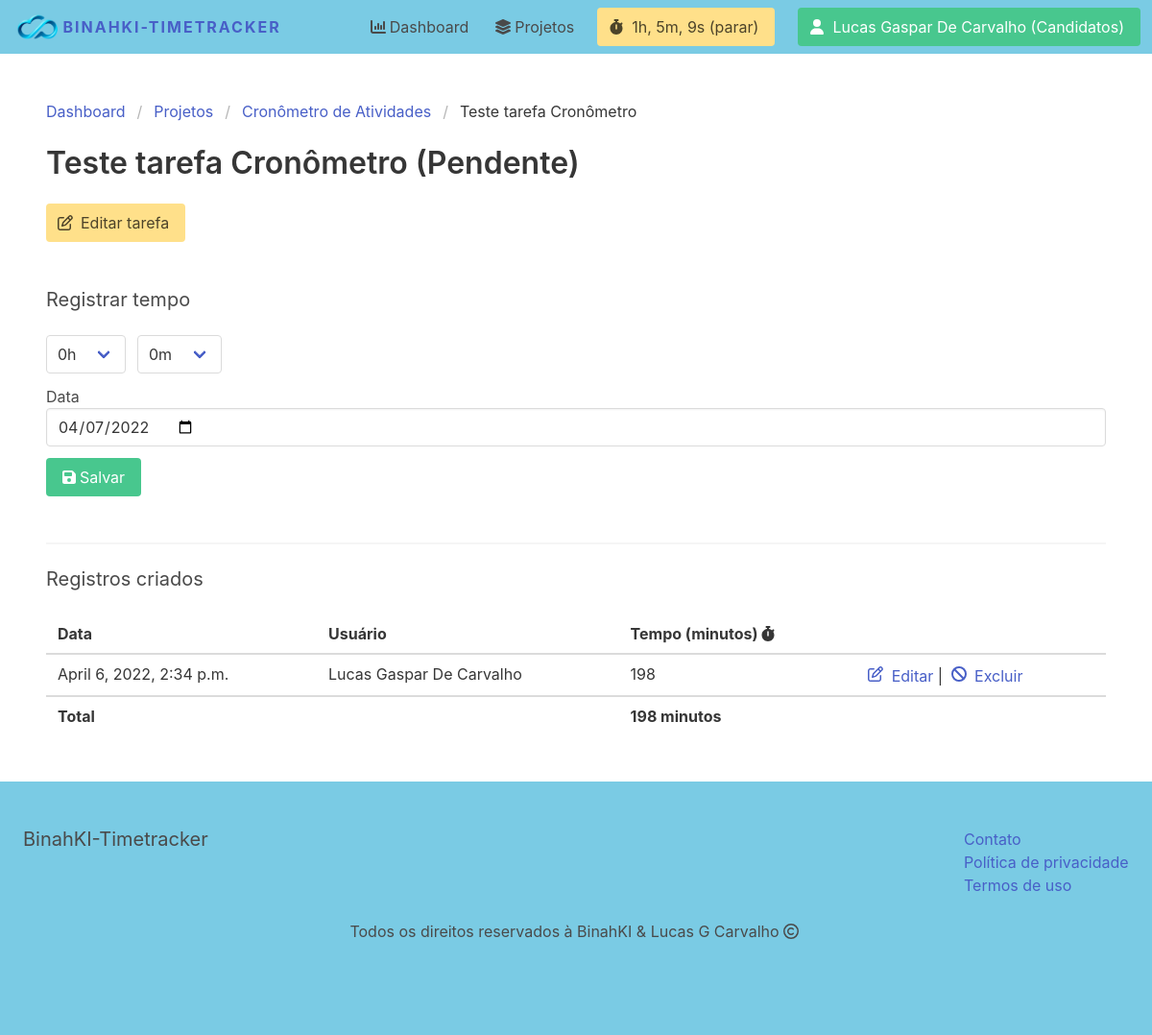
/dashboard/projetos/3/2/ (signed in), run on the app's committed database.
### apps/equipe/models.py (models this page shows, shortened)
class Equipe(models.Model):
    ACTIVE = 'active'
    DELETED = 'deleted'
    CHOICES_STATUS = (
        (ACTIVE, 'Ativa'),
        (DELETED, 'Deletada')
    )
    nome = models.CharField(max_length=255)
    membros = models.ManyToManyField(User, related_name='equipes')
    criado_por = models.ForeignKey(User, related_name='equipes_criadas', on_delete=models.CASCADE)
    criado_em = models.DateTimeField(auto_now_add=True)
    status = models.CharField(max_length=10, choices=CHOICES_STATUS, default=ACTIVE)
    class Meta:
        ordering = ['nome']

### apps/projeto/models.py (models this page shows, shortened)
class Projeto(models.Model):
    equipe = models.ForeignKey(Equipe, related_name='projetos', on_delete=models.CASCADE)
    nome = models.CharField(max_length=255)
    criado_por = models.ForeignKey(User, related_name='projetos' , on_delete=models.CASCADE)
    criado_em = models.DateField(auto_now_add=True)
    class Meta:
        ordering = ['nome']

class Tarefa(models.Model):
    TODO = 'todo'
    DONE = 'done'
    ARCHIVED = 'archived'
    CHOICES_STATUS = (
        (TODO, 'Pendente'),
        (DONE, 'Finalizada'),
        (ARCHIVED, 'Arquivada')
    )
    equipe = models.ForeignKey(Equipe, related_name='tarefas', on_delete=models.CASCADE)
    projeto = models.ForeignKey(Projeto, related_name='tarefas', on_delete=models.CASCADE)
    nome = models.CharField(max_length=255)
    criado_por = models.ForeignKey(User, related_name='tarefas' , on_delete=models.CASCADE)
    criado_em = models.DateField(auto_now_add=True)
    status = models.CharField(max_length=20, choices=CHOICES_STATUS, default=TODO)
    class Meta:
        ordering = ['-criado_em']
    def tempo_registrado(self):
        return sum(registro.minutos for registro in self.registros.all())

class Registro(models.Model):
    equipe = models.ForeignKey(Equipe, related_name='registros', on_delete=models.CASCADE)
    projeto = models.ForeignKey(Projeto, related_name='registros', on_delete=models.CASCADE, blank=True, null=True)
    tarefa = models.ForeignKey(Tarefa, related_name='registros', on_delete=models.CASCADE, blank=True, null=True)
    minutos = models.IntegerField(default=0)
    eh_registrado = models.BooleanField(default=False)
    criado_por = models.ForeignKey(User, related_name='registros', on_delete=models.CASCADE)
    criado_em = models.DateTimeField()
    class Meta:
        ordering = ['-criado_em']

### apps/projeto/views.py (the view, shortened to what this page needs)
# urls.py: path('<int:projeto_id>/<int:tarefa_id>/', tarefa, name='tarefa'),
@login_required
def tarefa(request, projeto_id, tarefa_id):
    equipe = get_object_or_404(Equipe, pk=request.user.userprofile.active_team_id, status=Equipe.ACTIVE)
    projeto = get_object_or_404(Projeto, equipe=equipe, pk=projeto_id)
    tarefa = get_object_or_404(Tarefa, pk=tarefa_id, equipe=equipe)
    return render(request, 'projeto/tarefa.html', {'equipe': equipe, 'projeto': projeto, 'tarefa': tarefa, 'today': datetime.today()})

### apps/equipe/context_processors.py (called while the page is built)
def equipe_ativa(request):
    if request.user.is_authenticated:
        if request.user.userprofile.active_team_id:
            equipe = Equipe.objects.get(pk=request.user.userprofile.active_team_id)
            return {'equipe_ativa': equipe}
    return {'equipe_ativa': None}

### apps/projeto/context_processors.py (called while the page is built)
def registro_ativo(request):
    if request.user.is_authenticated:
        if request.user.userprofile.active_team_id:
            equipe = get_object_or_404(Equipe, pk=request.user.userprofile.active_team_id, status=Equipe.ACTIVE)
            registros_nao_rastreados = Registro.objects.filter(equipe=equipe, criado_por=request.user, minutos=0, eh_registrado=False)
            if registros_nao_rastreados:
                registro_ativo = registros_nao_rastreados.first()
                registro_ativo.seconds_since = int((datetime.now(timezone.utc) - registro_ativo.criado_em).total_seconds())
                return {'registro_ativo_segundos': registro_ativo.seconds_since, 'tempo_inicio': registro_ativo.criado_em.isoformat()}
    return {'registro_ativo_segundos': 0, 'tempo_inicio': datetime.now().isoformat()}

### apps/projeto/templates/projeto/tarefa.html (shortened to what this page needs)
{% extends 'core/base.html' %}
{% block content %}
<div id="projeto-app">
    <nav class="breadcrumb" aria-label="breadcrumbs">
        <ul>
            <li><a href="#">Dashboard</a></li>
            <li><a href="{% url 'projeto:projetos' %}">Projetos</a></li>
            <li><a href="{% url 'projeto:projeto' projeto.id %}">{{ projeto.nome }}</a></li>
            <li class="is-active"><a href="{% url 'projeto:tarefa' projeto.id tarefa.id %}" aria-current="page">{{ tarefa.nome }}</a></li>
        </ul>
    </nav>
    <div class="columns">
        <div class="column">
            <h1 class="title">{{ tarefa.nome }} ({{ tarefa.get_status_display }})</h1>
            <a href="{% url 'projeto:edita_tarefa' projeto.id tarefa.id%}" class="button is-warning">
                <span class="icon"><i class="far fa-edit"></i></span>
                <span>Editar tarefa</span>
            </a>
            <h2 class="subtitle mt-6">Registrar tempo</h2>
            <form action="." method="post">
                <div class="field is-grouped">
                    <div class="control">
                        <div class="select">
                            <select name="horas">
                                <option value="0">0h</option>
                            </select>
                        </div>
                    </div>
                    <div class="control">
                        <div class="select">
                            <select name="minutos">
                                <option value="0">0m</option>
                            </select>
                        </div>
                    </div>
                </div>
                <div class="field">
                    <label>Data</label>
                    <div class="control">
                        <input type="date" id="id_data" name="data" class="input" value="{{ today|date:'Y-m-d' }}" placeholder="yyyy-mm-dd">
                    </div>
                </div>
                <div class="field">
                    <div class="control">
                        <button class="button is-success"><i class="fa-solid fa-floppy-disk mr-1"></i>Salvar</button>
                    </div>
                </div>
            </form>
        </div>
    </div>
    <div class="columns">
        <div class="column is-12">
            <hr>
            <h2 class="subtitle">Registros criados</h2>
            {% if tarefa.registros.all %}
                <table class="table is-fullwidth" style="text-align: left;">
                    <thead>
                        <tr>
                            <th>Data</th>
                            <th>Usuário</th>
                            <th>
                                Tempo (minutos)
                                <i class="fa-solid fa-stopwatch"></i>
                            </th>
                            <th></th>
                        </tr>
                    </thead>
                    <tbody>
                        {% for registro in tarefa.registros.all %}
                            <tr>
                                <td>{{ registro.criado_em }}</td>
                                <td>{% firstof registro.criado_por.get_full_name registro.criado_por.username %}</td>
                                <td>{{ registro.minutos }}</td>
                                <td>
                                    <a href="{% url 'projeto:edita_registro' projeto.id tarefa.id registro.id %}">
                                        <span class="icon"><i class="far fa-edit"></i></span>
                                        <span>Editar</span>
                                    </a>
                                    <span>|</span>
                                    <a href="{% url 'projeto:exclui_registro' projeto.id tarefa.id registro.id %}"
                                    onclick="confirm('Confirma exlusão do registro?')">
                                        <span class="icon"><i class="fa-solid fa-ban"></i></span>
                                        <span>Excluir</span>
                                    </a>
                                </td>
                            </tr>
                        {% endfor %}
                    </tbody>
                    <tfoot>
                        <tr>
                            <th colspan="2">Total</th>
                            <th colspan="2">{{ tarefa.tempo_registrado }} minutos</th>
                        </tr>
                    </tfoot>
                </table>
            {% else %}
                <p>Não há registros salvos</p>
            {% endif %}
        </div>
    </div>
</div>
{% endblock %}

### apps/core/templates/core/base.html (shortened to what this page needs)
<!DOCTYPE html>
<html lang="en">
<head>
    <link rel="stylesheet" type="text/css" href="https://cdn.jsdelivr.net/npm/bulma@0.9.1/css/bulma.min.css">
    <link rel="stylesheet" href="../../../../static/assets/style.css">
</head>
<body>
    <div id="navbar-app">
        <nav class="navbar is-bluebg">
            <div class="navbar-brand">
                <a href="{% url 'frontpage' %}" class="navbar-item show">
                    <img src="../../../../static/images/logo.png" alt="logo">
                    <strong>BinahKI-Timetracker</strong>
                </a>
            </div>
            <div class="navbar-menu">
                <div class="navbar-end">
                    {% if request.user.is_authenticated %}
                        <a href="{%url 'dashboard' %}" class="navbar-item">
                            <span class="icon"><i class="fa-solid fa-chart-column"></i></span>
                            <span>Dashboard</span>
                        </a>
                        <a href="{% url 'projeto:projetos' %}" class="navbar-item">
                            <span class="icon"><i class="fa-solid fa-layer-group"></i></span>
                            <span>Projetos</span>
                        </a>
                        <div class="navbar-item" v-else>
                            <div class="buttons">
                                <a class="button is-warning" @click="stopTimer()">
                                    <span class="icon"><i class="fas fa-stopwatch"></i></span>
                                    <span>[[ readableSeconds ]] (parar)</span>
                                </a>
                            </div>
                        </div>
                    {% endif %}
                    <div class="navbar-item">
                        <div class="buttons">
                            {% if request.user.is_authenticated %}
                                <a href="{% url 'meu_perfil' %}" class="button is-success">
                                    <span class="icon"><i class="fas fa-user"></i></span>
                                    <span>{% firstof request.user.get_full_name request.user.username %}{% if equipe_ativa %} ({{ equipe_ativa.nome }}){% endif %}</span>
                                </a>
                            {% endif %}
                        </div>
                    </div>
                </div>
            </div>
        </nav>
    </div>
    <section class="section">
        {% block content %}
        {% endblock %}
    </section>
    <footer class="footer is-bluebg">
        <div class="columns is-multiline">
            <div class="column is-4">
                <h2 class="subtitle">BinahKI-Timetracker</h2>
            </div>
            <div class="column is-offset-6 is-2">
                <ul>
                    <li><a href="#">Contato</a></li>
                    <li><a href="{% url 'privacidade' %}">Política de privacidade</a></li>
                    <li><a href="{% url 'termos' %}">Termos de uso</a></li>
                </ul>
            </div>
            <div class="column is-12 has-text-centered">
                <p class="is-flex is-justify-content-center">
                    <span>Todos os direitos reservados à BinahKI & Lucas G Carvalho</span>
                    <span class="icon"><i class="fa-regular fa-copyright"></i></span>
                </p>
            </div>
        </div>
    </footer>
</body>
</html>

### static/assets/style.css (style rules this page uses)
.is-bluebg { background: rgb(122, 203, 228); }
.show { text-transform: uppercase; letter-spacing: 2px; }

### data on the page
Equipe: nome "Candidatos"
Projeto: nome "Cronômetro de Atividades"
Tarefa: nome "Teste tarefa Cronômetro", status "Pendente", tempo_registrado "198"
Registro: criado_em "April 6, 2022, 2:34 p.m.", criado_por.last_name "Lucas Gaspar De Carvalho", minutos "198"
